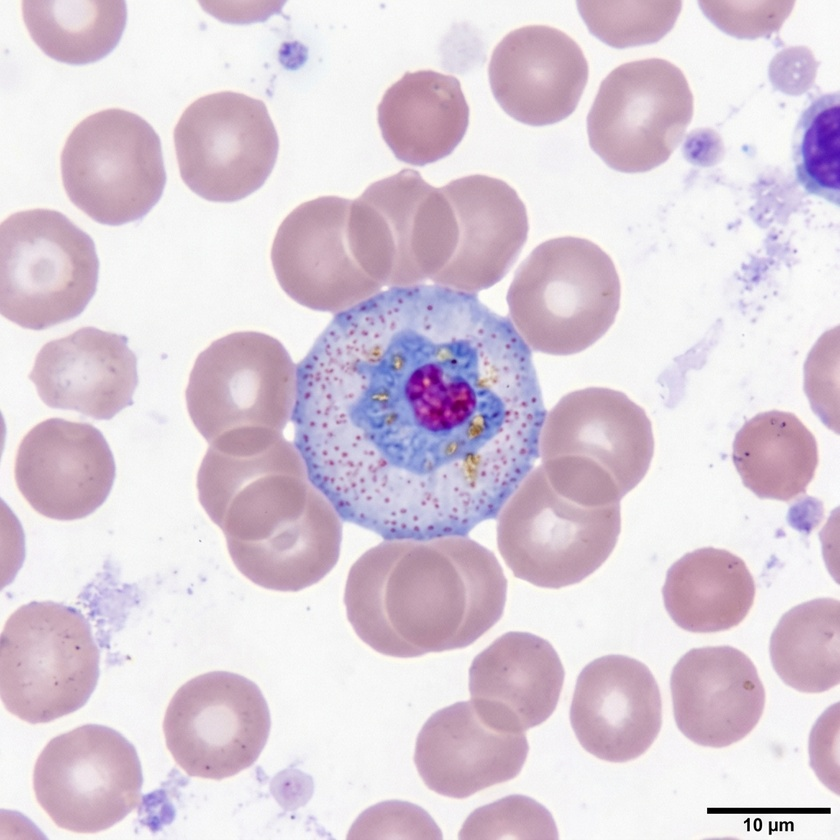
#> input picture manuscript/figures/microscopy_giemsa_rosette.jpg, 840 x 840 px, shrunk from 1024 x 1024 before the run, found by its file name
$ python make_figure2_pathogenesis_microscopy.py
#> lines starting #> are read from the running program, lines starting #| are printed output that depends on the picture
#!/usr/bin/env python3
"""
Generate publication-grade Figure 2:
Cellular Pathogenesis, Microscopy, Rosetting, and Structural Architecture of P. vivax VIR Antigens.

Layout (two rows):
Row 1:
  Panel A: Brightfield Giemsa-stained thin blood smear micrograph (rosetting, Schüffner's dots).
  Panel B: Dual-channel Laser Scanning Confocal Immunofluorescence (DAPI + anti-VIR AlexaFluor 488).
  Panel C: Cellular Export Pathway and Caveola-Vesicle Complexes (CVCs).
Row 2:
  Panel D: Microvascular Endothelial Cytoadherence and Sequestration.
  Panel E: Conserved Mostly-Alpha-Helical PIR Ectodomain Fold (PDB 6ZYV) and 3Di Mapping.
"""

import matplotlib.pyplot as plt
import matplotlib.patches as patches
from matplotlib.patches import FancyBboxPatch, Circle, Ellipse, PathPatch, Rectangle
import matplotlib.path as mpath
from PIL import Image
import numpy as np
import matplotlib as mpl

mpl.rcParams["font.sans-serif"] = ["Helvetica", "Arial", "DejaVu Sans"]
mpl.rcParams["font.family"] = "sans-serif"
mpl.rcParams["figure.dpi"] = 300
mpl.rcParams["savefig.dpi"] = 300
mpl.rcParams["pdf.fonttype"] = 42

def build_figure2():
    fig = plt.figure(figsize=(15.0, 9.2))

    # Grid specification: 2 rows
    # Row 1: Panels A, B, C
    # Row 2: Panels D, E

    # Outer margins
    # x: [0.03, 0.97], y: [0.04, 0.96]

    # -------------------------------------------------------------
    # ROW 1 (y: 0.52 to 0.95)
    # -------------------------------------------------------------

    # Panel A: Giemsa Light Microscopy (x: 0.03 to 0.33)
    ax_a = fig.add_axes([0.03, 0.52, 0.30, 0.42])
    im_a = Image.open("/Users/anton/git/orbit-paper/manuscript/figures/microscopy_giemsa_rosette.jpg")
#> im_a is the input picture: PIL image 840x840 RGB; mean R, G, B 219.5, 205.9, 218.2
    ax_a.imshow(im_a)
    ax_a.axis("off")
    # Title / label
    ax_a.text(0.02, 1.05, "a", transform=ax_a.transAxes, fontsize=15, fontweight="bold", color="#1E3A8A", va="top")
    ax_a.text(0.08, 1.05, "Giemsa-Stained Light Microscopy", transform=ax_a.transAxes,
              fontsize=10.5, fontweight="bold", color="#0F172A", va="top")
    ax_a.text(0.08, 0.99, "P. vivax trophozoite rosetting with uninfected RBCs; Schüffner's dots",
              transform=ax_a.transAxes, fontsize=8.0, fontstyle="italic", color="#475569", va="top")

    # Panel B: IFA Confocal Microscopy (x: 0.355 to 0.655)
    ax_b = fig.add_axes([0.355, 0.52, 0.30, 0.42])
    im_b = Image.open("/Users/anton/git/orbit-paper/manuscript/figures/microscopy_ifa_rosette.jpg")
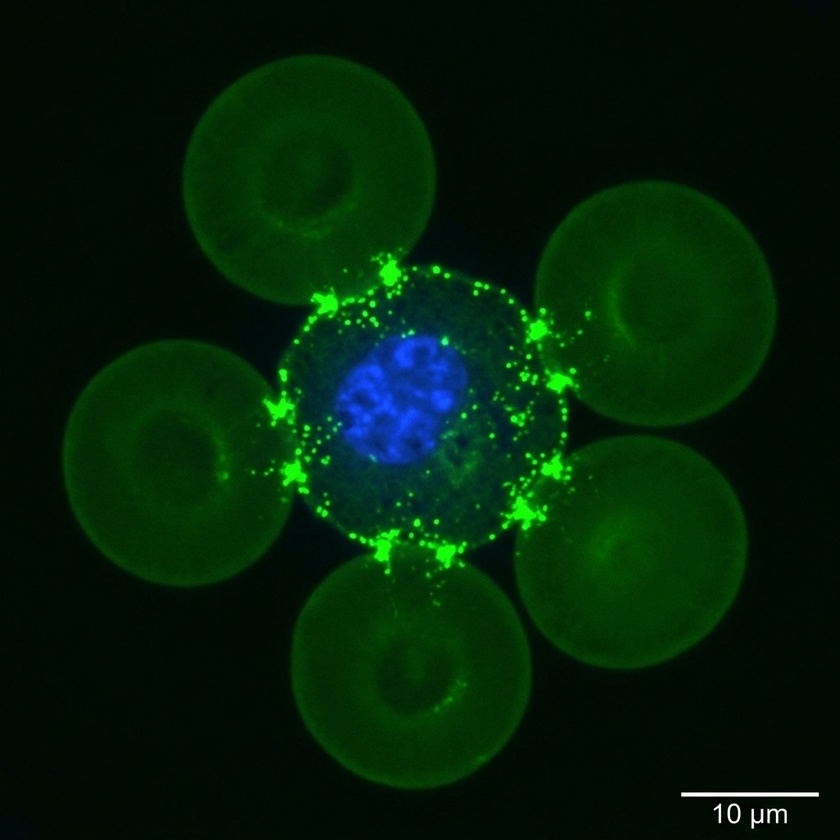
#> input picture manuscript/figures/microscopy_ifa_rosette.jpg, 840 x 840 px, shrunk from 1024 x 1024 before the run, found by its file name
#> im_b is the input picture: PIL image 840x840 RGB; mean R, G, B 2.4, 32.2, 9.2
    ax_b.imshow(im_b)
    ax_b.axis("off")
    ax_b.text(0.02, 1.05, "b", transform=ax_b.transAxes, fontsize=15, fontweight="bold", color="#1E3A8A", va="top")
    ax_b.text(0.08, 1.05, "Dual-Channel Confocal IFA", transform=ax_b.transAxes,
              fontsize=10.5, fontweight="bold", color="#0F172A", va="top")
    ax_b.text(0.08, 0.99, "DAPI (nucleus) & anti-VIR (surface puncta concentrated at contact sites)",
              transform=ax_b.transAxes, fontsize=8.0, fontstyle="italic", color="#475569", va="top")

    # Panel C: Ultrastructural Export Pathway (x: 0.68 to 0.97)
    ax_c = fig.add_axes([0.68, 0.52, 0.29, 0.42])
    ax_c.set_xlim(0, 1)
    ax_c.set_ylim(0, 1)
    ax_c.axis("off")

    box_c = FancyBboxPatch((0.01, 0.01), 0.98, 0.94, boxstyle="round,pad=0.01,rounding_size=0.03",
                           facecolor="#F8FAFC", edgecolor="#CBD5E1", linewidth=1.2, zorder=1)
    ax_c.add_patch(box_c)

    ax_c.text(0.03, 1.05, "c", fontsize=15, fontweight="bold", color="#1E3A8A", va="top")
    ax_c.text(0.10, 1.05, "VIR Secretory & Export Pathway", fontsize=10.5, fontweight="bold", color="#0F172A", va="top")
    ax_c.text(0.10, 0.99, "Trafficking via Caveola-Vesicle Complexes (CVCs)", fontsize=8.0, fontstyle="italic", color="#475569", va="top")

    # Schematic: Reticulocyte Membrane, CVCs, Parasite
    # Host membrane arc
    arc = patches.Arc((0.5, 0.1), 1.3, 1.3, theta1=45, theta2=135, color="#DC2626", lw=2.2, zorder=2)
    ax_c.add_patch(arc)
    ax_c.text(0.5, 0.77, "Host Reticulocyte Plasma Membrane", fontsize=7.2, fontweight="bold", color="#991B1B", ha="center")

    # Parasite boundary (lower)
    ax_c.add_patch(Ellipse((0.5, 0.18), 0.55, 0.24, facecolor="#DBEAFE", edgecolor="#2563EB", lw=1.5, zorder=3))
    ax_c.text(0.5, 0.18, "Intracellular Parasite\n(Trophozoite)", fontsize=7.5, fontweight="bold", color="#1E3A8A", ha="center", va="center", zorder=4)
    ax_c.text(0.5, 0.08, "PVM (Parasitophorous Vacuole Membrane)", fontsize=6.5, color="#1D4ED8", ha="center", zorder=4)

    # Caveola-vesicle complexes (Schüffner's dots in cytoplasm)
    np.random.seed(101)
    cvc_coords = [(0.32, 0.40), (0.42, 0.52), (0.50, 0.42), (0.58, 0.55), (0.68, 0.43), (0.38, 0.62), (0.62, 0.64)]
    for cx, cy in cvc_coords:
        ax_c.add_patch(Circle((cx, cy), 0.032, facecolor="#FEF3C7", edgecolor="#D97706", lw=1.2, ls="--", zorder=4))
        # inner vesicle
        ax_c.add_patch(Circle((cx, cy), 0.012, facecolor="#F59E0B", edgecolor="none", zorder=5))
        # VIR cargo dots
        ax_c.add_patch(Circle((cx+0.015, cy+0.015), 0.005, facecolor="#7C3AED", edgecolor="none", zorder=6))
        ax_c.add_patch(Circle((cx-0.015, cy-0.010), 0.005, facecolor="#7C3AED", edgecolor="none", zorder=6))

    ax_c.text(0.5, 0.50, "CVCs / Schüffner's Dots\n(Trafficking intermediates)",
              fontsize=7.2, fontweight="bold", color="#B45309", ha="center", va="center", zorder=7,
              bbox=dict(boxstyle="round,pad=0.2", facecolor="#FFFBEB", edgecolor="#FCD34D", lw=0.8))

    # Exported VIR spikes on host membrane
    for th in np.linspace(58, 122, 11):
        rad = np.radians(th)
        px = 0.5 + 0.65 * np.cos(rad)
        py = 0.1 + 0.65 * np.sin(rad)
        ax_c.add_patch(Circle((px, py), 0.012, facecolor="#7C3AED", edgecolor="#4C1D95", lw=0.9, zorder=8))

    ax_c.text(0.82, 0.72, "VIR surface adhesins\n(PIR ectodomains)", fontsize=6.8, fontweight="bold", color="#6D28D9", ha="left")

    # Arrow showing trafficking
    ax_c.annotate("", xy=(0.5, 0.72), xytext=(0.5, 0.32),
                  arrowprops=dict(arrowstyle="->", color="#4B5563", lw=1.5, ls=":"))

    # -------------------------------------------------------------
    # ROW 2 (y: 0.04 to 0.46)
    # -------------------------------------------------------------

    # Panel D: Endothelial Cytoadherence & Sequestration (x: 0.03 to 0.48)
    ax_d = fig.add_axes([0.03, 0.04, 0.45, 0.40])
    ax_d.set_xlim(0, 1)
    ax_d.set_ylim(0, 1)
    ax_d.axis("off")

    box_d = FancyBboxPatch((0.01, 0.01), 0.98, 0.94, boxstyle="round,pad=0.01,rounding_size=0.03",
                           facecolor="#F8FAFC", edgecolor="#CBD5E1", linewidth=1.2, zorder=1)
    ax_d.add_patch(box_d)

    ax_d.text(0.02, 1.05, "d", fontsize=15, fontweight="bold", color="#1E3A8A", va="top")
    ax_d.text(0.08, 1.05, "Microvascular Cytoadherence & Immune Sequestration",
              fontsize=10.5, fontweight="bold", color="#0F172A", va="top")
    ax_d.text(0.08, 0.99, "Binding endothelial receptors (ICAM-1, CD36) prevents splenic mechanical clearance",
              fontsize=8.0, fontstyle="italic", color="#475569", va="top")

    # Endothelial layer
    ey = 0.22
    ax_d.add_patch(Rectangle((0.05, 0.06), 0.90, 0.14, facecolor="#E2E8F0", edgecolor="#94A3B8", lw=1.1, zorder=2))
    for nx in [0.18, 0.42, 0.66, 0.88]:
        ax_d.add_patch(Ellipse((nx, 0.13), 0.12, 0.06, facecolor="#64748B", edgecolor="none", zorder=3))
    ax_d.text(0.50, 0.12, "Vascular Endothelium (Deep Post-Capillary Venule)", fontsize=7.5, fontweight="bold", color="#FFFFFF", ha="center", zorder=4)

    # Endothelial receptors
    for rx in np.linspace(0.12, 0.88, 15):
        ax_d.plot([rx, rx], [0.20, 0.28], color="#0284C7", lw=2.2, zorder=4)
        ax_d.add_patch(Circle((rx, 0.28), 0.012, facecolor="#0284C7", edgecolor="none", zorder=5))
    ax_d.text(0.88, 0.32, "Host Receptors\n(ICAM-1 / CD36)", fontsize=7.0, fontweight="bold", color="#0369A1", ha="center", va="bottom", zorder=6)

    # Sequestered infected reticulocyte
    ax_d.add_patch(Ellipse((0.45, 0.52), 0.42, 0.26, angle=2, facecolor="#FEF3C7", edgecolor="#D97706", lw=1.6, zorder=5))
    # Trophozoite inside
    ax_d.add_patch(Ellipse((0.44, 0.53), 0.20, 0.12, facecolor="#93C5FD", edgecolor="#2563EB", lw=1.2, zorder=6))
    ax_d.add_patch(Circle((0.46, 0.55), 0.024, facecolor="#DC2626", edgecolor="none", zorder=7))
    ax_d.text(0.44, 0.53, "Sequestered\niRBC", fontsize=7.5, fontweight="bold", color="#1E3A8A", ha="center", va="center", zorder=8)

    # Schüffner's dots in sequestered cell
    for _ in range(25):
        sx = 0.45 + np.random.uniform(-0.16, 0.16)
        sy = 0.52 + np.random.uniform(-0.09, 0.09)
        if ((sx-0.45)/0.19)**2 + ((sy-0.52)/0.11)**2 < 0.8:
            ax_d.add_patch(Circle((sx, sy), 0.005, facecolor="#F59E0B", edgecolor="none", zorder=7))

    # VIR adhesins engaging endothelial receptors
    for vx in np.linspace(0.32, 0.58, 6):
        ax_d.plot([vx, vx], [0.39, 0.28], color="#7C3AED", lw=2.4, zorder=6)
        ax_d.add_patch(Circle((vx, 0.28), 0.010, facecolor="#7C3AED", edgecolor="none", zorder=7))

    ax_d.text(0.10, 0.82, "• Cytoadherence prevents splenic filtration\n• Rosetting causes microvascular hypoperfusion\n• Clinical severity: severe anemia & acute lung injury (ARDS)",
              fontsize=7.4, color="#334155", va="top", zorder=8)

    # Panel E: Conserved Fold PDB 6ZYV & 3Di Structural Alphabet (x: 0.52 to 0.97)
    ax_e = fig.add_axes([0.52, 0.04, 0.45, 0.40])
    ax_e.set_xlim(0, 1)
    ax_e.set_ylim(0, 1)
    ax_e.axis("off")

    box_e = FancyBboxPatch((0.01, 0.01), 0.98, 0.94, boxstyle="round,pad=0.01,rounding_size=0.03",
                           facecolor="#F8FAFC", edgecolor="#CBD5E1", linewidth=1.2, zorder=1)
    ax_e.add_patch(box_e)

    ax_e.text(0.02, 1.05, "e", fontsize=15, fontweight="bold", color="#1E3A8A", va="top")
    ax_e.text(0.08, 1.05, "Conserved PIR Ectodomain Fold & 3Di Structural Alphabet",
              fontsize=10.5, fontweight="bold", color="#0F172A", va="top")
    ax_e.text(0.08, 0.99, "PDB 6ZYV: rigid helical bundle bridges the sequence twilight zone",
              fontsize=8.0, fontstyle="italic", color="#475569", va="top")

    # Schematic of 4-helix bundle
    py = 0.46
    helix_coords = [
        (0.12, py - 0.22, 0.12, py + 0.18, "Helix 1"),
        (0.20, py + 0.18, 0.20, py - 0.22, "Helix 2"),
        (0.28, py - 0.22, 0.28, py + 0.18, "Helix 3"),
        (0.36, py + 0.18, 0.36, py - 0.18, "Helix 4")
    ]
    for x1, y1, x2, y2, hname in helix_coords:
        ax_e.add_patch(FancyBboxPatch((x1 - 0.025, min(y1, y2)), 0.050, abs(y2 - y1),
                                     boxstyle="round,pad=0.004,rounding_size=0.015",
                                     facecolor="#D1FAE5", edgecolor="#059669", lw=1.4, zorder=4))
        y_steps = np.linspace(min(y1, y2) + 0.03, max(y1, y2) - 0.03, 7)
        for ys in y_steps:
            ax_e.plot([x1 - 0.020, x1 + 0.020], [ys - 0.015, ys + 0.015], color="#047857", lw=1.4, zorder=5)

    # Loops
    ax_e.plot([0.12, 0.16, 0.20], [py + 0.18, py + 0.23, py + 0.18], color="#D97706", lw=1.8, zorder=4)
    ax_e.plot([0.20, 0.24, 0.28], [py - 0.22, py - 0.26, py - 0.22], color="#D97706", lw=1.8, zorder=4)
    ax_e.plot([0.28, 0.32, 0.36], [py + 0.18, py + 0.23, py + 0.18], color="#D97706", lw=1.8, zorder=4)

    # Hypervariable loop
    ax_e.add_patch(Ellipse((0.24, py + 0.26), 0.18, 0.08, facecolor="#FEE2E2", edgecolor="#EF4444", lw=1.2, ls="--", zorder=6))
    ax_e.text(0.24, py + 0.26, "Hyper-variable Surface Loops\n(Mutational hotspot / immune evasion)",
              fontsize=6.5, fontweight="bold", color="#B91C1C", ha="center", va="center", zorder=7)

    # Explanatory callouts on right
    ax_e.text(0.48, 0.74, "Structural Homology vs Sequence Twilight Zone:", fontsize=8.0, fontweight="bold", color="#0F172A")
    ax_e.text(0.48, 0.58,
              "• Sequence Identity: Median ~32% within FS_001\n"
              "  (indistinguishable from sequence twilight noise)\n"
              "• ProstT5 Transformer: Predicts 20-state 3Di backbone\n"
              "  conformation directly from amino acid FASTA\n"
              "• Foldseek Clustering: Unifies 146 sequence\n"
              "  subfamilies into 73 structural classes\n"
              "• Dominant Fold (FS_001): Encompasses 46% of all\n"
              "  VIRs across Indonesia, Thailand, and Peru",
              fontsize=7.2, color="#334155", va="center")

    # Bottom comparison bar
    bar_y = 0.18
    ax_e.add_patch(Rectangle((0.48, bar_y), 0.22, 0.12, facecolor="#EFF6FF", edgecolor="#3B82F6", lw=1.0, zorder=2))
    ax_e.text(0.59, bar_y + 0.08, "Sequence Baseline (MCL)", fontsize=6.8, fontweight="bold", color="#1E40AF", ha="center")
    ax_e.text(0.59, bar_y + 0.03, "146 subfamilies (over-split)", fontsize=6.5, color="#2563EB", ha="center")

    ax_e.add_patch(Rectangle((0.73, bar_y), 0.22, 0.12, facecolor="#ECFDF5", edgecolor="#10B981", lw=1.0, zorder=2))
    ax_e.text(0.84, bar_y + 0.08, "Structural Fold (Foldseek)", fontsize=6.8, fontweight="bold", color="#065F46", ha="center")
    ax_e.text(0.84, bar_y + 0.03, "73 classes (50% reduction)", fontsize=6.5, color="#059669", ha="center")

    plt.savefig("/Users/anton/git/orbit-paper/manuscript/figures/figure2_pathogenesis_microscopy.png", dpi=300, bbox_inches="tight")
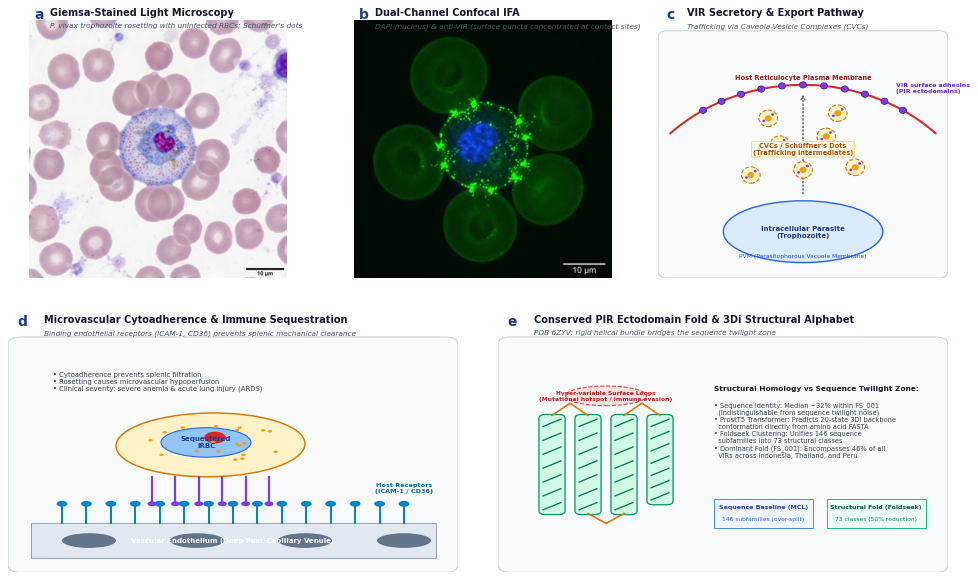
#> figure drawn by matplotlib, 5 panels
    plt.savefig("/Users/anton/git/orbit-paper/manuscript/figures/figure2_pathogenesis_microscopy.pdf", bbox_inches="tight")
    print("Figure 2 successfully generated!")

if __name__ == "__main__":
    build_figure2()
